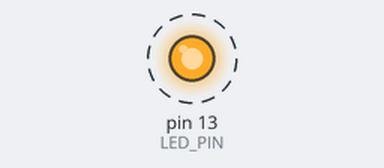
Simulated run of this sketch. Board: Arduino Uno, built with avr-gcc and run on an emulated ATmega328P. Parts: output pins drawn as LEDs (lit = HIGH). Dashed ring = blinking. What the sketch prints to the serial monitor is not drawn.

Above: at 1.5 s.
Timing chart, 0 to 5.6 s (numbered marks = the images above):
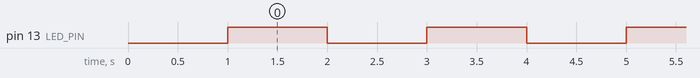

Measured:
- by itself, pin 13 (LED_PIN): alternates HIGH for 1.0 s and LOW for 1.0 s

The sketch:

test_blink.ino
```cpp
#include <Arduino.h>

const int LED_PIN = 13;

void setup() {
  pinMode(LED_PIN, OUTPUT);
  digitalWrite(LED_PIN, LOW);

  delay(1000);
  Serial.begin(9600);
}

void loop() {
  Serial.println("Blinking LED");

  digitalWrite(LED_PIN, HIGH);
  delay(1000);
  digitalWrite(LED_PIN, LOW);
  delay(1000);
}
```
